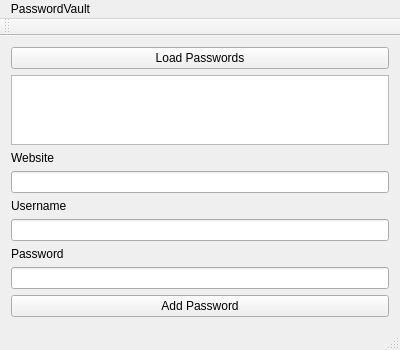
<?xml version="1.0" encoding="UTF-8"?>
<ui version="4.0">
 <class>MainWindow</class>
 <widget class="QMainWindow" name="MainWindow">
  <property name="geometry">
   <rect>
    <x>0</x>
    <y>0</y>
    <width>400</width>
    <height>300</height>
   </rect>
  </property>
  <property name="windowTitle">
   <string>Password Vault</string>
  </property>
  <widget class="QWidget" name="centralWidget">
   <layout class="QVBoxLayout" name="verticalLayout_2">
    <item>
     <widget class="QPushButton" name="pushButton">
      <property name="text">
       <string>Load Passwords</string>
      </property>
     </widget>
    </item>
    <item>
     <layout class="QVBoxLayout" name="verticalLayout">
      <item>
       <widget class="QListWidget" name="listWidget"/>
      </item>
     </layout>
    </item>
    <item>
     <layout class="QHBoxLayout" name="horizontalLayout_2">
      <item>
       <layout class="QVBoxLayout" name="verticalLayout_5">
        <item>
         <widget class="QLabel" name="label_3">
          <property name="text">
           <string>Website</string>
          </property>
         </widget>
        </item>
        <item>
         <widget class="QLineEdit" name="lineEdit_3"/>
        </item>
        <item>
         <widget class="QLabel" name="label">
          <property name="text">
           <string>Username</string>
          </property>
         </widget>
        </item>
        <item>
         <widget class="QLineEdit" name="lineEdit_2"/>
        </item>
        <item>
         <widget class="QLabel" name="label_2">
          <property name="text">
           <string>Password</string>
          </property>
         </widget>
        </item>
        <item>
         <widget class="QLineEdit" name="lineEdit"/>
        </item>
        <item>
         <widget class="QPushButton" name="pushButton_2">
          <property name="text">
           <string>Add Password</string>
          </property>
         </widget>
        </item>
       </layout>
      </item>
     </layout>
    </item>
   </layout>
  </widget>
  <widget class="QMenuBar" name="menuBar">
   <property name="geometry">
    <rect>
     <x>0</x>
     <y>0</y>
     <width>400</width>
     <height>17</height>
    </rect>
   </property>
   <widget class="QMenu" name="menuPasswordVault">
    <property name="title">
     <string>PasswordVault</string>
    </property>
   </widget>
   <addaction name="menuPasswordVault"/>
  </widget>
  <widget class="QToolBar" name="mainToolBar">
   <attribute name="toolBarArea">
    <enum>TopToolBarArea</enum>
   </attribute>
   <attribute name="toolBarBreak">
    <bool>false</bool>
   </attribute>
  </widget>
  <widget class="QStatusBar" name="statusBar"/>
 </widget>
 <layoutdefault spacing="6" margin="11"/>
 <resources/>
 <connections/>
</ui>
